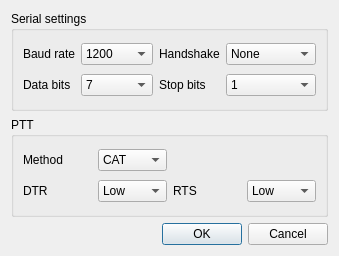
<?xml version="1.0" encoding="UTF-8"?>
<ui version="4.0">
 <class>AudioCATSISOCATDialog</class>
 <widget class="QDialog" name="AudioCATSISOCATDialog">
  <property name="geometry">
   <rect>
    <x>0</x>
    <y>0</y>
    <width>319</width>
    <height>256</height>
   </rect>
  </property>
  <property name="font">
   <font>
    <family>Liberation Sans</family>
    <pointsize>9</pointsize>
   </font>
  </property>
  <property name="windowTitle">
   <string>CAT Settings</string>
  </property>
  <layout class="QVBoxLayout" name="verticalLayout">
   <item>
    <widget class="QGroupBox" name="serialGroup">
     <property name="title">
      <string>Serial settings</string>
     </property>
     <layout class="QGridLayout" name="gridLayout">
      <item row="1" column="3">
       <widget class="QComboBox" name="stopBits">
        <property name="toolTip">
         <string>Modulaton type.</string>
        </property>
        <item>
         <property name="text">
          <string>1</string>
         </property>
        </item>
        <item>
         <property name="text">
          <string>2</string>
         </property>
        </item>
       </widget>
      </item>
      <item row="0" column="3">
       <widget class="QComboBox" name="handshake">
        <property name="toolTip">
         <string>Modulaton type.</string>
        </property>
        <item>
         <property name="text">
          <string>None</string>
         </property>
        </item>
        <item>
         <property name="text">
          <string>XON/XOFF</string>
         </property>
        </item>
        <item>
         <property name="text">
          <string>Hardware</string>
         </property>
        </item>
       </widget>
      </item>
      <item row="1" column="1">
       <widget class="QComboBox" name="dataBits">
        <property name="toolTip">
         <string>Modulaton type.</string>
        </property>
        <item>
         <property name="text">
          <string>7</string>
         </property>
        </item>
        <item>
         <property name="text">
          <string>8</string>
         </property>
        </item>
       </widget>
      </item>
      <item row="0" column="0">
       <widget class="QLabel" name="baudRateLabel">
        <property name="text">
         <string>Baud rate</string>
        </property>
       </widget>
      </item>
      <item row="1" column="2">
       <widget class="QLabel" name="stopBitsLabel">
        <property name="text">
         <string>Stop bits</string>
        </property>
       </widget>
      </item>
      <item row="0" column="2">
       <widget class="QLabel" name="handshakeLabel">
        <property name="text">
         <string>Handshake</string>
        </property>
       </widget>
      </item>
      <item row="0" column="1">
       <widget class="QComboBox" name="baudRate">
        <property name="toolTip">
         <string>Modulaton type.</string>
        </property>
        <item>
         <property name="text">
          <string>1200</string>
         </property>
        </item>
        <item>
         <property name="text">
          <string>2400</string>
         </property>
        </item>
        <item>
         <property name="text">
          <string>4800</string>
         </property>
        </item>
        <item>
         <property name="text">
          <string>9600</string>
         </property>
        </item>
        <item>
         <property name="text">
          <string>19200</string>
         </property>
        </item>
        <item>
         <property name="text">
          <string>38400</string>
         </property>
        </item>
        <item>
         <property name="text">
          <string>57600</string>
         </property>
        </item>
        <item>
         <property name="text">
          <string>115200</string>
         </property>
        </item>
       </widget>
      </item>
      <item row="1" column="0">
       <widget class="QLabel" name="baudLabel">
        <property name="text">
         <string>Data bits</string>
        </property>
       </widget>
      </item>
     </layout>
    </widget>
   </item>
   <item>
    <widget class="QGroupBox" name="pttGroup">
     <property name="title">
      <string>PTT </string>
     </property>
     <layout class="QGridLayout" name="gridLayout_3">
      <item row="1" column="3">
       <widget class="QComboBox" name="rtsHigh">
        <property name="toolTip">
         <string>Modulaton type.</string>
        </property>
        <item>
         <property name="text">
          <string>Low</string>
         </property>
        </item>
        <item>
         <property name="text">
          <string>High</string>
         </property>
        </item>
       </widget>
      </item>
      <item row="1" column="1">
       <widget class="QComboBox" name="dtrHigh">
        <property name="toolTip">
         <string>Modulaton type.</string>
        </property>
        <item>
         <property name="text">
          <string>Low</string>
         </property>
        </item>
        <item>
         <property name="text">
          <string>High</string>
         </property>
        </item>
       </widget>
      </item>
      <item row="0" column="0">
       <widget class="QLabel" name="pttMethodLabel">
        <property name="text">
         <string>Method</string>
        </property>
       </widget>
      </item>
      <item row="1" column="2">
       <widget class="QLabel" name="rtsHighLabel">
        <property name="text">
         <string>RTS</string>
        </property>
       </widget>
      </item>
      <item row="0" column="1">
       <widget class="QComboBox" name="pttMethod">
        <property name="toolTip">
         <string>Modulaton type.</string>
        </property>
        <item>
         <property name="text">
          <string>CAT</string>
         </property>
        </item>
        <item>
         <property name="text">
          <string>DTR</string>
         </property>
        </item>
        <item>
         <property name="text">
          <string>RTS</string>
         </property>
        </item>
       </widget>
      </item>
      <item row="1" column="0">
       <widget class="QLabel" name="dtrHighLabel">
        <property name="text">
         <string>DTR</string>
        </property>
       </widget>
      </item>
     </layout>
    </widget>
   </item>
   <item>
    <widget class="QDialogButtonBox" name="buttonBox">
     <property name="orientation">
      <enum>Qt::Horizontal</enum>
     </property>
     <property name="standardButtons">
      <set>QDialogButtonBox::Cancel|QDialogButtonBox::Ok</set>
     </property>
    </widget>
   </item>
  </layout>
 </widget>
 <resources/>
 <connections>
  <connection>
   <sender>buttonBox</sender>
   <signal>accepted()</signal>
   <receiver>AudioCATSISOCATDialog</receiver>
   <slot>accept()</slot>
   <hints>
    <hint type="sourcelabel">
     <x>159</x>
     <y>233</y>
    </hint>
    <hint type="destinationlabel">
     <x>159</x>
     <y>127</y>
    </hint>
   </hints>
  </connection>
  <connection>
   <sender>buttonBox</sender>
   <signal>rejected()</signal>
   <receiver>AudioCATSISOCATDialog</receiver>
   <slot>reject()</slot>
   <hints>
    <hint type="sourcelabel">
     <x>159</x>
     <y>233</y>
    </hint>
    <hint type="destinationlabel">
     <x>159</x>
     <y>127</y>
    </hint>
   </hints>
  </connection>
 </connections>
</ui>
